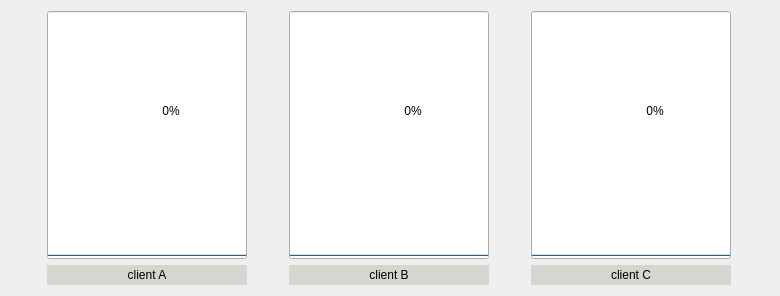
         <widget class="QWidget" name="workload_grid">
          <property name="geometry">
           <rect>
            <x>0</x>
            <y>0</y>
            <width>780</width>
            <height>296</height>
           </rect>
          </property>
          <layout class="QGridLayout" name="gridLayout_4">
           <item row="0" column="2">
            <widget class="QProgressBar" name="clientC_state">
             <property name="minimumSize">
              <size>
               <width>200</width>
               <height>0</height>
              </size>
             </property>
             <property name="value">
              <number>0</number>
             </property>
             <property name="orientation">
              <enum>Qt::Vertical</enum>
             </property>
            </widget>
           </item>
           <item row="1" column="0">
            <widget class="QLabel" name="clientA_val">
             <property name="minimumSize">
              <size>
               <width>0</width>
               <height>20</height>
              </size>
             </property>
             <property name="styleSheet">
              <string notr="true">background-color: rgb(211, 215, 207);</string>
             </property>
             <property name="text">
              <string>client A</string>
             </property>
             <property name="alignment">
              <set>Qt::AlignCenter</set>
             </property>
            </widget>
           </item>
           <item row="1" column="2">
            <widget class="QLabel" name="clientC_val">
             <property name="sizePolicy">
              <sizepolicy hsizetype="Preferred" vsizetype="Preferred">
               <horstretch>0</horstretch>
               <verstretch>0</verstretch>
              </sizepolicy>
             </property>
             <property name="minimumSize">
              <size>
               <width>0</width>
               <height>20</height>
              </size>
             </property>
             <property name="styleSheet">
              <string notr="true">background-color: rgb(211, 215, 207);</string>
             </property>
             <property name="text">
              <string>client C</string>
             </property>
             <property name="alignment">
              <set>Qt::AlignCenter</set>
             </property>
            </widget>
           </item>
           <item row="0" column="0">
            <widget class="QProgressBar" name="clientA_state">
             <property name="minimumSize">
              <size>
               <width>200</width>
               <height>0</height>
              </size>
             </property>
             <property name="value">
              <number>0</number>
             </property>
             <property name="orientation">
              <enum>Qt::Vertical</enum>
             </property>
            </widget>
           </item>
           <item row="0" column="1">
            <widget class="QProgressBar" name="clientB_state">
             <property name="minimumSize">
              <size>
               <width>200</width>
               <height>0</height>
              </size>
             </property>
             <property name="value">
              <number>0</number>
             </property>
             <property name="orientation">
              <enum>Qt::Vertical</enum>
             </property>
            </widget>
           </item>
           <item row="1" column="1">
            <widget class="QLabel" name="clientB_val">
             <property name="minimumSize">
              <size>
               <width>0</width>
               <height>20</height>
              </size>
             </property>
             <property name="styleSheet">
              <string notr="true">background-color: rgb(211, 215, 207);</string>
             </property>
             <property name="text">
              <string>client B</string>
             </property>
             <property name="alignment">
              <set>Qt::AlignCenter</set>
             </property>
            </widget>
           </item>
          </layout>
         </widget>
